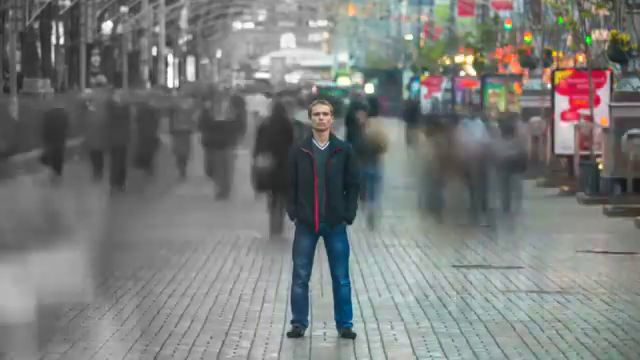
#> input picture frame 20 of test_videos/standing_person.mp4, 640 x 360 px, given in place of the camera
$ python capture_calibration_images.py
#> lines starting #> are read from the running program, lines starting #| are printed output that depends on the picture; after the words box and inside, x2 and y2 are one past the last pixel; in counts of white or black regions, pixels touching at a corner belong together
"""Task 5A - automatic USB camera checkerboard capture (image collection only).

Isolated, offline utility. It:

  1. opens a USB webcam (default index 0),
  2. shows the live feed with a countdown overlay,
  3. detects the checkerboard (configurable internal-corner size),
  4. saves the ORIGINAL frame approximately every ``--interval`` seconds when
     the board is detected, until ``--count`` successful images exist,
  5. writes per-image metadata to ``benchmarks/camera_calibration/manifest.json``.

Safety:
  * Does NOT calibrate the camera (no fx/fy/cx/cy computed here).
  * Does NOT import or touch flight code (``autonomous_drone_main``,
    ``modules.navigation``, ``modules.lidar_backend``, MAVLink, ArduPilot,
    SITL, SGC, RTSP, YOLO detector).
  * Frames are saved unmodified; corner drawings are display-only and never
    burned into the saved calibration images.
  * No distance to the board and no square size are requested or recorded -
    those are only needed by the later calibration step.

Run:
    python tools/capture_calibration_images.py
    python tools/capture_calibration_images.py --camera 0 --interval 5 --count 20
    python tools/capture_calibration_images.py --corners-x 9 --corners-y 6
"""
from __future__ import annotations

import argparse
import datetime
import json
import math
import os
import re
import sys
import time
from typing import Optional

import cv2
import numpy as np

PROJECT_ROOT = os.path.dirname(os.path.dirname(os.path.abspath(__file__)))
if PROJECT_ROOT not in sys.path:
    sys.path.insert(0, PROJECT_ROOT)

DEFAULT_OUTPUT_DIR = os.path.join("benchmarks", "camera_calibration")
MANIFEST_VERSION = 1
_IMAGE_NAME_RE = re.compile(r"^calibration_(\d{3})\.jpg$")

EXAMPLES = """\
Command examples:

  Default 20 images, camera 0:
    python tools/capture_calibration_images.py

  Explicit camera, interval and count:
    python tools/capture_calibration_images.py --camera 0 --interval 5 --count 20

  Different checkerboard:
    python tools/capture_calibration_images.py \\
        --camera 0 \\
        --interval 5 \\
        --count 25 \\
        --corners-x 9 \\
        --corners-y 6
"""

GUIDANCE_TEXT = """\
Move the checkerboard between captures.
Try to cover:
  - center, left, right, top, bottom
  - different distances
  - different tilts
"""


def build_parser() -> argparse.ArgumentParser:
    parser = argparse.ArgumentParser(
        description=(
            "Automatically capture checkerboard images from a USB camera for "
            "later OpenCV intrinsic calibration. Image collection only - no "
            "calibration is performed and no flight code is touched."
        ),
        formatter_class=argparse.RawDescriptionHelpFormatter,
        epilog=EXAMPLES,
    )
    parser.add_argument("--camera", type=int, default=0,
                        help="camera index (default: 0)")
    parser.add_argument("--width", type=int, default=None,
                        help="requested frame width (falls back to actual)")
    parser.add_argument("--height", type=int, default=None,
                        help="requested frame height (falls back to actual)")
    parser.add_argument("--interval", type=float, default=5.0,
                        help="seconds between capture attempts (default: 5)")
    parser.add_argument("--count", type=int, default=20,
                        help="number of successful images to collect (default: 20)")
    parser.add_argument("--corners-x", type=int, default=9,
                        help="checkerboard inner corners per row (default: 9)")
    parser.add_argument("--corners-y", type=int, default=6,
                        help="checkerboard inner corners per column (default: 6)")
    parser.add_argument("--output", default=DEFAULT_OUTPUT_DIR,
                        help=f"output root directory (default: {DEFAULT_OUTPUT_DIR})")
    parser.add_argument("--no-window", action="store_true",
                        help="do not open an OpenCV window (headless/CI only)")
    return parser


def validate_args(args) -> Optional[str]:
    """Return a human-readable problem, or None when configuration is OK."""
    if args.camera < 0:
        return f"invalid --camera: {args.camera} (must be >= 0)"
    if args.count < 1:
        return f"invalid --count: {args.count} (must be >= 1)"
    if not math.isfinite(args.interval) or args.interval <= 0:
        return f"invalid --interval: {args.interval} (must be > 0)"
    if args.corners_x < 2 or args.corners_y < 2:
        return (
            f"invalid checkerboard: {args.corners_x}x{args.corners_y} "
            "(inner corners must be >= 2 in both dimensions)"
        )
    if args.width is not None and args.width <= 0:
        return f"invalid --width: {args.width} (must be > 0)"
    if args.height is not None and args.height <= 0:
        return f"invalid --height: {args.height} (must be > 0)"
    return None


def open_camera(index: int, width: "Optional[int]" = None, height: "Optional[int]" = None):
    cap = cv2.VideoCapture(int(index))
    if not cap.isOpened():
        cap.release()
        return None
    if width:
        cap.set(cv2.CAP_PROP_FRAME_WIDTH, int(width))
    if height:
        cap.set(cv2.CAP_PROP_FRAME_HEIGHT, int(height))
    return cap


_DOWNSCALE_MAX_DIM = 1024


def _find_chessboard_corners(gray, pattern, flags):
    try:
        return cv2.findChessboardCorners(gray, pattern, flags)
    except cv2.error:
        return False, None


def detect_checkerboard(frame, corners_x: int, corners_y: int):
    """Detect internal checkerboard corners; return (found, refined_corners).

    Full-resolution detection is attempted first. When the frame is very large
    (e.g. a 2560x1440 webcam) and the pattern is not found, detection is retried
    on a downscaled copy (corner coordinates are scaled back to the original
    frame) because flat-board detection is often more robust at a smaller size.
    """
    if frame is None or frame.size == 0:
        return False, None
    gray = cv2.cvtColor(frame, cv2.COLOR_BGR2GRAY)
    pattern = (int(corners_x), int(corners_y))
    flags = cv2.CALIB_CB_ADAPTIVE_THRESH + cv2.CALIB_CB_NORMALIZE_IMAGE

    found, corners = _find_chessboard_corners(gray, pattern, flags)
    if not found and max(gray.shape[0], gray.shape[1]) > _DOWNSCALE_MAX_DIM:
        scale = _DOWNSCALE_MAX_DIM / float(max(gray.shape[0], gray.shape[1]))
        small = cv2.resize(
            gray,
            (max(1, int(gray.shape[1] * scale)), max(1, int(gray.shape[0] * scale))),
            interpolation=cv2.INTER_AREA,
        )
        found, corners = _find_chessboard_corners(small, pattern, flags)
        if found:
            corners = corners * (1.0 / scale)
    if not found:
        return False, None

    criteria = (cv2.TERM_CRITERIA_EPS + cv2.TERM_CRITERIA_MAX_ITER, 30, 0.001)
    try:
        corners = cv2.cornerSubPix(gray, corners, (11, 11), (-1, -1), criteria)
    except cv2.error:
        pass
    return True, corners


def frame_is_valid(frame) -> bool:
    if frame is None or getattr(frame, "size", 0) == 0:
        return False
    return int(frame.shape[0]) > 0 and int(frame.shape[1]) > 0


class CalibrationStore:
    """Manages the output directory, unique filenames and the manifest."""

    def __init__(self, output_dir: str, camera_index: int, corners_x: int, corners_y: int) -> None:
        self.output_dir = os.path.abspath(os.path.join(PROJECT_ROOT, output_dir))
        self.images_dir = os.path.join(self.output_dir, "images")
        os.makedirs(self.images_dir, exist_ok=True)
        self.manifest_path = os.path.join(self.output_dir, "manifest.json")
        self.camera_index = int(camera_index)
        self.corners_x = int(corners_x)
        self.corners_y = int(corners_y)
        self.records = self._load_existing_records()

    def _load_existing_records(self) -> list:
        if not os.path.exists(self.manifest_path):
            return []
        try:
            with open(self.manifest_path, "r", encoding="utf-8") as f:
                data = json.load(f)
        except (OSError, ValueError):
            return []
        records = data.get("images") if isinstance(data, dict) else None
        return records if isinstance(records, list) else []

    # [51 lines left out: functions next_image_path, save, _write_manifest, not called in this run]


def _draw_text(img, text: str, pos, color=(255, 255, 255), scale=0.5):
    font = cv2.FONT_HERSHEY_SIMPLEX
    (tw, th), baseline = cv2.getTextSize(text, font, scale, 1)
    x, y = pos
    cv2.rectangle(img, (x, y - th), (x + tw, y + baseline), (0, 0, 0), -1)
    cv2.putText(img, text, (x, y), font, scale, color, 1, cv2.LINE_AA)


def render_overlay(frame, args, captured: int, remaining: float, detected: bool, corners, status: str):
    """Annotated copy for LIVE DISPLAY only; the saved frame is untouched."""
    img = frame.copy()
    if detected and corners is not None:
        try:
            cv2.drawChessboardCorners(
                img, (args.corners_x, args.corners_y), corners, True
            )
        except cv2.error:
            pass

    lines = [
        f"Camera: {args.camera}",
        f"Resolution: {img.shape[1]}x{img.shape[0]}",
        f"Next capture: {remaining:.1f} s",
        f"Captured: {captured} / {args.count}",
        f"Checkerboard: {'DETECTED' if detected else 'NOT DETECTED'}",
        "Move/tilt the checkerboard between captures.",
        "s save debug | q / ESC stop",
    ]
    if status:
        lines.append(status)
    y = 20
    for line in lines:
        _draw_text(img, line, (6, y))
        y += 20
    return img


def run(
    args,
    open_fn=None,
    key_fn=None,
    show_fn=None,
    clock_fn=None,
    detect_fn=None,
    logger=print,
) -> int:
    """Main capture loop. Camera, keys, window, clock and detection are
    injectable so the same code runs headless in unit tests."""
    window = not args.no_window
    do_open = open_fn if open_fn is not None else open_camera
    do_key = (
        key_fn
        if key_fn is not None
        else (lambda: (cv2.waitKey(1) & 0xFF) if window else None)
    )
    do_show = show_fn if show_fn is not None else (cv2.imshow if window else (lambda *a, **k: None))
    clock = clock_fn if clock_fn is not None else time.monotonic

    def default_detect(frame):
        return detect_checkerboard(frame, args.corners_x, args.corners_y)

    do_detect = detect_fn if detect_fn is not None else default_detect

    cap = do_open(args.camera, args.width, args.height)
    if cap is None or not cap.isOpened():
        logger(f"Camera unavailable: {args.camera}")
        return 2

    store = CalibrationStore(args.output, args.camera, args.corners_x, args.corners_y)
    logger(f"Camera: {args.camera}")
    logger(f"Interval: {args.interval:g} s   Target: {args.count} images")
    logger(f"Output: {store.images_dir}")
    logger(GUIDANCE_TEXT)

    captured = 0
    announced_resolution = False
    status = ""
    next_due = clock() + float(args.interval)
    window_name = "capture_calibration_images"

    try:
        while captured < args.count:
            ret, frame = cap.read()
            if not ret or frame is None:
                logger(
                    "Camera read failed (disconnected or end of source). "
                    f"Captured {captured}/{args.count}."
                )
                return 2

            if not announced_resolution and frame_is_valid(frame):
                logger(f"Resolution: {frame.shape[1]}x{frame.shape[0]}")
                announced_resolution = True

            now = clock()
            detected, corners = do_detect(frame)
            remaining = next_due - now

            if remaining <= 0.0:
                if not detected:
                    logger("Checkerboard: NOT DETECTED - frame not saved.")
                elif not frame_is_valid(frame):
                    logger("Invalid frame - not saved.")
                else:
                    try:
                        timestamp = datetime.datetime.now().isoformat(timespec="seconds")
                        path, record = store.save(frame, timestamp)
                    except (OSError, ValueError) as exc:
                        logger(f"Save failed: {exc}")
                    else:
                        captured += 1
                        status = f"Saved {os.path.basename(path)} ({captured}/{args.count})"
                        logger(
                            f"Checkerboard: DETECTED - saved {record['image']} "
                            f"({captured}/{args.count})"
                        )
                next_due = now + float(args.interval)

            if window:
                display = render_overlay(
                    frame, args, captured, max(0.0, next_due - now), detected, corners, status
                )
                do_show(window_name, display)

            key = do_key()
            if key in (ord("q"), ord("Q"), 27):
                logger(f"Capture stopped: {captured}/{args.count} images.")
                return 0
            if key in (ord("s"), ord("S")) and frame_is_valid(frame):
                debug_dir = os.path.join(store.output_dir, "debug")
                os.makedirs(debug_dir, exist_ok=True)
                stamp = datetime.datetime.now().strftime("%Y%m%d_%H%M%S")
                debug_path = os.path.join(debug_dir, f"debug_{stamp}_{captured:03d}.jpg")
                if cv2.imwrite(debug_path, frame):
                    status = f"Saved debug frame: {os.path.basename(debug_path)}"
                    logger(f"Debug frame saved: {debug_path}")
                else:
                    logger("Debug frame write failed.")
    finally:
        try:
            cap.release()
        except Exception:
            pass
        if window:
            try:
                cv2.destroyAllWindows()
            except Exception:
                pass

    logger("")
    logger("Calibration image capture complete.")
    logger("")
    logger(f"Successfully captured: {captured} images")
    logger("Output:")
    logger(store.images_dir)
    return 0


def main(argv=None) -> int:
    args = build_parser().parse_args(argv)
    error = validate_args(args)
    if error:
        print(error, file=sys.stderr)
        return 2
    return run(args)
#> in run, frame is the input picture: shape (360, 640, 3); mean B, G, R 121.7, 123.4, 121.2
#| Resolution: 640x360
#> in detect_checkerboard, `gray = cv2.cvtColor(frame, cv2.COLOR_BGR2GRAY)`:
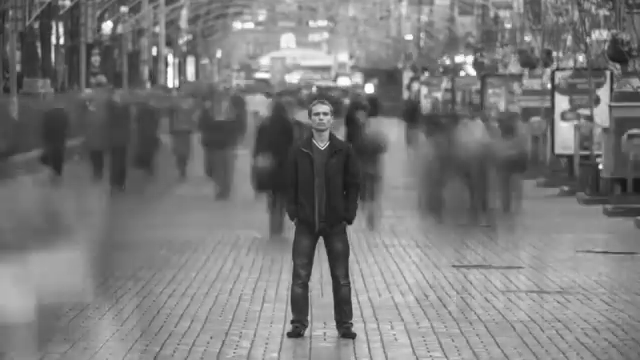
#> gray: shape (360, 640); min 22, max 255, mean 122.6
#> in detect_checkerboard, `found, corners = _find_chessboard_corners(gray, pattern, flags)`: found = False
#> the loop in render_overlay, `for line in lines:` made 7 passes
#> (line, tw in _draw_text, y) on passes 1, 2, 3, 4, 5, 7: ('Camera: 0', 84, 40), ('Resolution: 640x360', 162, 60), ('Next capture: 4.9 s', 157, 80), ('Captured: 0 / 20', 141, 100), ('Checkerboard: NOT DETECTED', 234, 120), ('s save debug | q / ESC stop', 236, 160)
#> (tw in _draw_text, y) on pass 6: (368, 140)
#> after the loop in render_overlay, `for line in lines:`:
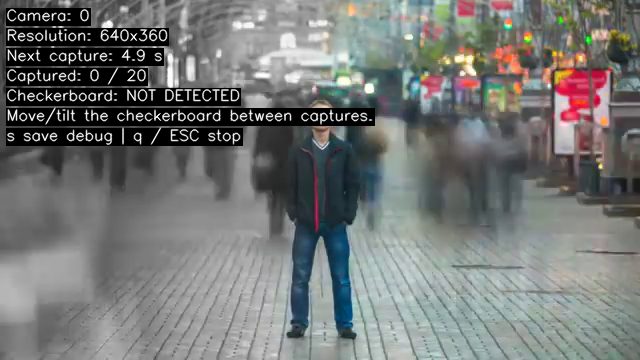
#> img: shape (360, 640, 3); 10.84% of pixels changed, all inside (x1, y1, x2, y2) = (6, 8, 375, 146)
#> after the loop in render_overlay, `for line in lines:`: y = 160
#> (key q is pressed here)


if __name__ == "__main__":
    raise SystemExit(main())
#> (the program exits here)

$ run again, starting later in the video
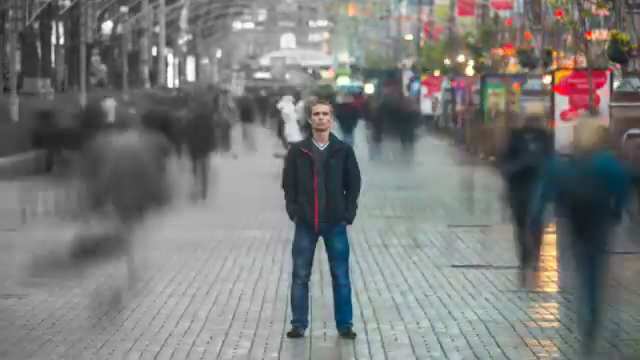
#> input picture frame 92 of test_videos/standing_person.mp4, 640 x 360 px, given in place of the camera
#> in run, frame is the input picture: shape (360, 640, 3); mean B, G, R 121.2, 122.6, 121.6
#| Resolution: 640x360
#> in detect_checkerboard, `gray = cv2.cvtColor(frame, cv2.COLOR_BGR2GRAY)`:
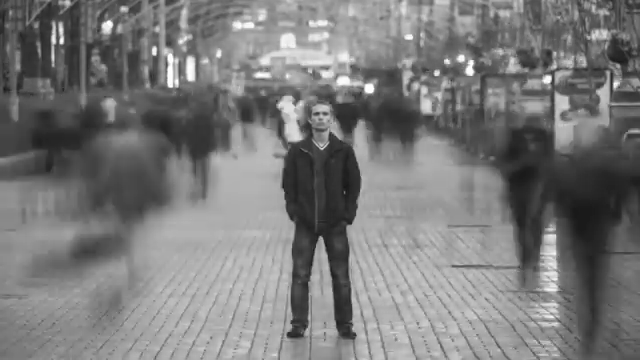
#> gray: shape (360, 640); min 19, max 255, mean 122.1
#> found = False
#> the loop in render_overlay, `for line in lines:` made 7 passes
#> (line, tw in _draw_text, y) on passes 1, 2, 3, 4, 5, 7: ('Camera: 0', 84, 40), ('Resolution: 640x360', 162, 60), ('Next capture: 4.9 s', 157, 80), ('Captured: 0 / 20', 141, 100), ('Checkerboard: NOT DETECTED', 234, 120), ('s save debug | q / ESC stop', 236, 160)
#> after the loop in render_overlay, `for line in lines:`:
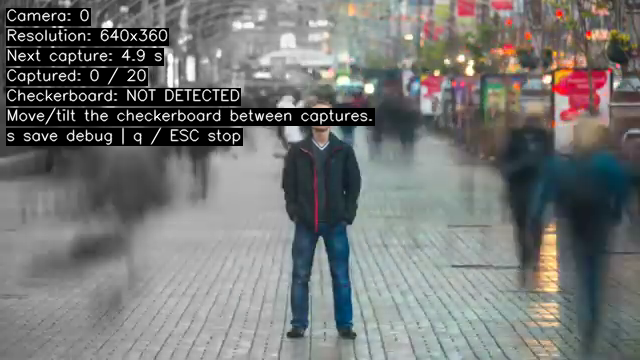
#> img: shape (360, 640, 3); 10.83% of pixels changed, all inside (x1, y1, x2, y2) = (6, 8, 375, 146)
#> after the loop in render_overlay, `for line in lines:`: y = 160

$ run again, starting later in the video
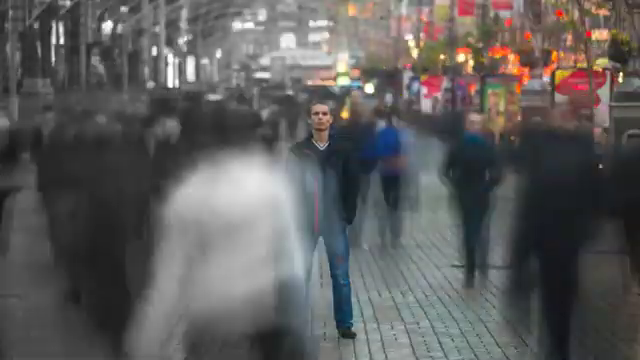
#> input picture frame 164 of test_videos/standing_person.mp4, 640 x 360 px, given in place of the camera
#> in run, frame is the input picture: shape (360, 640, 3); mean B, G, R 92, 92.8, 94.1
#| Resolution: 640x360
#> in detect_checkerboard, `gray = cv2.cvtColor(frame, cv2.COLOR_BGR2GRAY)`:
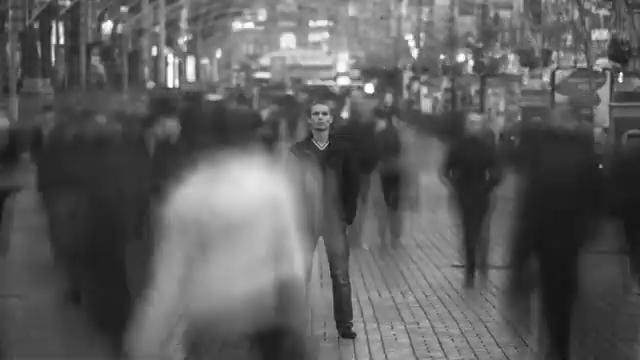
#> gray: shape (360, 640); min 16, max 255, mean 93.1
#> found = False
#> the loop in render_overlay, `for line in lines:` made 7 passes
#> (line, tw in _draw_text, y) on passes 1, 2, 3, 4, 5, 7: ('Camera: 0', 84, 40), ('Resolution: 640x360', 162, 60), ('Next capture: 4.9 s', 157, 80), ('Captured: 0 / 20', 141, 100), ('Checkerboard: NOT DETECTED', 234, 120), ('s save debug | q / ESC stop', 236, 160)
#> after the loop in render_overlay, `for line in lines:`:
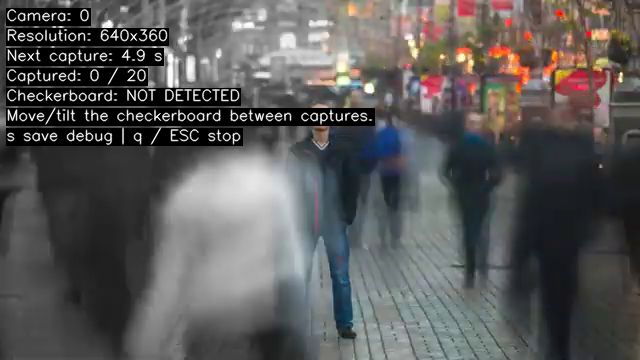
#> img: shape (360, 640, 3); 10.83% of pixels changed, all inside (x1, y1, x2, y2) = (6, 8, 375, 146)
#> after the loop in render_overlay, `for line in lines:`: y = 160
